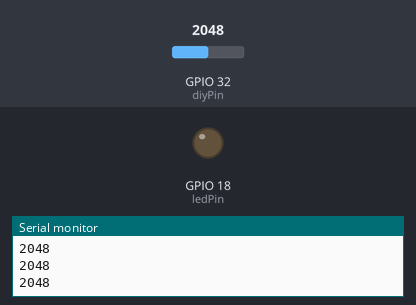
This sketch was run on a simulated ESP32. Parts: output pins drawn as LEDs (lit = HIGH), the last lines printed to the serial monitor. The inputs (shaded band) are chosen by the test bench; at power-on: GPIO 32 (diyPin) = 2048.

Above: at 1.2 s.
1.3 s: GPIO 32 (diyPin) set to 0
At 2.5 s:
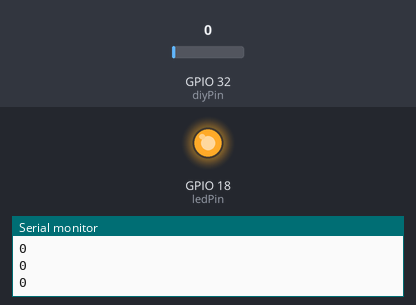
2.8 s: GPIO 32 (diyPin) set to 491
At 4.3 s:
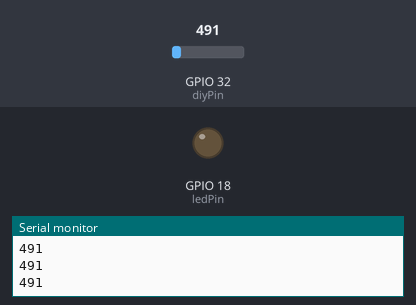
Timing chart, 0 to 5.8 s (numbered marks = the images above; inputs shaded):
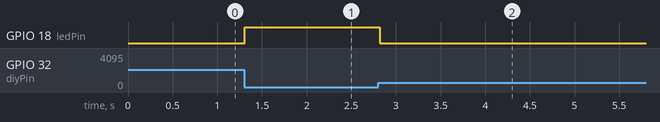

Measured:
- after the input at 1.3 s, GPIO 18 (ledPin): LOW → HIGH at once
- after the input at 2.8 s, GPIO 18 (ledPin): HIGH → LOW at once

The sketch:

sensor.ino
```cpp
/**
 * Interfacing Photoresistor using ESP32
 * By TechMartian
 */

//#include <OSCMessage.h>
#include <WebServer.h>
#include <WiFi.h>
#include <WiFiUdp.h>

/* Put your SSID & Password */
const char* ssid = "beepbopboopbop";  // Enter SSID here
const char* password = "123456789";  // Enter Password here

/* Put IP Address details */
IPAddress local_ip(192, 168, 1, 1);
IPAddress gateway(192, 168, 1, 1);
IPAddress subnet(255, 255, 255, 0);

WebServer server(80);

WiFiUDP udp;

//constants for the pins where sensors are plugged into.
const int ledPin = 18;
const int diyPin = 32;

//Set up some global variables for the light level an initial value.
int lightInit;  // initial value
int lightVal;   // light reading

//DIY Sensors
int diyVal;


void setup()
{
  Serial.begin(9600);

  WiFi.softAP(ssid, password);
  WiFi.softAPConfig(local_ip, gateway, subnet);

  server.begin();

  // We'll set up the LED pin to be an output.
  pinMode(ledPin, OUTPUT);
}

void loop()
{
  diyVal = analogRead(diyPin);
  Serial.println(diyVal);

  if (diyVal == 0)
  {
      digitalWrite (ledPin, HIGH); // turn on light
  }

  //otherwise, it is bright
  else
  {
    digitalWrite (ledPin, LOW); // turn off light
  }

    udp.beginPacket("192.168.1.2", 57222);
    udp.print(String(diyVal));
    udp.endPacket();

    // Wait for 1 second
    delay(100);

}
```
